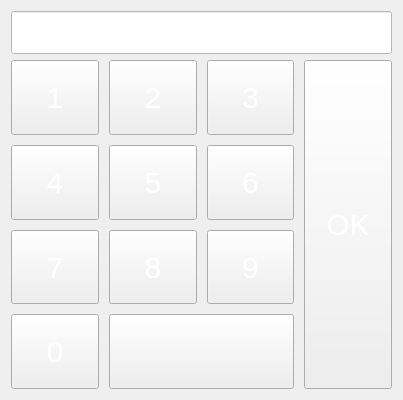
<?xml version="1.0" encoding="UTF-8"?>
<ui version="4.0">
 <class>FormKeyboard</class>
 <widget class="QWidget" name="FormKeyboard">
  <property name="windowModality">
   <enum>Qt::ApplicationModal</enum>
  </property>
  <property name="geometry">
   <rect>
    <x>0</x>
    <y>0</y>
    <width>403</width>
    <height>400</height>
   </rect>
  </property>
  <property name="windowTitle">
   <string>Form</string>
  </property>
  <property name="styleSheet">
   <string notr="true">QWidget
{
	font-size: 30px;	
	border-image: url(:/image/lowerBkg.png);
}

QPushButton
{
    border-image: url(:/image/btnG.png);
	color: white;
}

QPushButton:pressed
{
    border-image: url(:/image/btnR.png);
}</string>
  </property>
  <layout class="QVBoxLayout" name="verticalLayout">
   <item>
    <widget class="QLineEdit" name="lineEdit">
     <property name="minimumSize">
      <size>
       <width>0</width>
       <height>40</height>
      </size>
     </property>
     <property name="styleSheet">
      <string notr="true">background-color: rgb(255, 255, 255);
color: rgb(255, 0, 0);
font: 25pt &quot;微软雅黑&quot;;
border-image: url(&quot;&quot;);</string>
     </property>
    </widget>
   </item>
   <item>
    <layout class="QGridLayout" name="gridLayout">
     <property name="spacing">
      <number>10</number>
     </property>
     <item row="4" column="0">
      <widget class="QPushButton" name="pushButton_0">
       <property name="sizePolicy">
        <sizepolicy hsizetype="Minimum" vsizetype="Minimum">
         <horstretch>0</horstretch>
         <verstretch>0</verstretch>
        </sizepolicy>
       </property>
       <property name="text">
        <string>0</string>
       </property>
      </widget>
     </item>
     <item row="2" column="0">
      <widget class="QPushButton" name="pushButton_4">
       <property name="sizePolicy">
        <sizepolicy hsizetype="Minimum" vsizetype="Minimum">
         <horstretch>0</horstretch>
         <verstretch>0</verstretch>
        </sizepolicy>
       </property>
       <property name="text">
        <string>4</string>
       </property>
      </widget>
     </item>
     <item row="1" column="4" rowspan="4">
      <widget class="QPushButton" name="pushButton_OK">
       <property name="sizePolicy">
        <sizepolicy hsizetype="Minimum" vsizetype="Minimum">
         <horstretch>0</horstretch>
         <verstretch>0</verstretch>
        </sizepolicy>
       </property>
       <property name="styleSheet">
        <string notr="true"/>
       </property>
       <property name="text">
        <string>OK</string>
       </property>
      </widget>
     </item>
     <item row="3" column="0">
      <widget class="QPushButton" name="pushButton_7">
       <property name="sizePolicy">
        <sizepolicy hsizetype="Minimum" vsizetype="Minimum">
         <horstretch>0</horstretch>
         <verstretch>0</verstretch>
        </sizepolicy>
       </property>
       <property name="text">
        <string>7</string>
       </property>
      </widget>
     </item>
     <item row="1" column="1">
      <widget class="QPushButton" name="pushButton_2">
       <property name="sizePolicy">
        <sizepolicy hsizetype="Minimum" vsizetype="Minimum">
         <horstretch>0</horstretch>
         <verstretch>0</verstretch>
        </sizepolicy>
       </property>
       <property name="text">
        <string>2</string>
       </property>
      </widget>
     </item>
     <item row="3" column="2">
      <widget class="QPushButton" name="pushButton_9">
       <property name="sizePolicy">
        <sizepolicy hsizetype="Minimum" vsizetype="Minimum">
         <horstretch>0</horstretch>
         <verstretch>0</verstretch>
        </sizepolicy>
       </property>
       <property name="text">
        <string>9</string>
       </property>
      </widget>
     </item>
     <item row="1" column="2">
      <widget class="QPushButton" name="pushButton_3">
       <property name="sizePolicy">
        <sizepolicy hsizetype="Minimum" vsizetype="Minimum">
         <horstretch>0</horstretch>
         <verstretch>0</verstretch>
        </sizepolicy>
       </property>
       <property name="text">
        <string>3</string>
       </property>
      </widget>
     </item>
     <item row="3" column="1">
      <widget class="QPushButton" name="pushButton_8">
       <property name="sizePolicy">
        <sizepolicy hsizetype="Minimum" vsizetype="Minimum">
         <horstretch>0</horstretch>
         <verstretch>0</verstretch>
        </sizepolicy>
       </property>
       <property name="text">
        <string>8</string>
       </property>
      </widget>
     </item>
     <item row="1" column="0">
      <widget class="QPushButton" name="pushButton_1">
       <property name="sizePolicy">
        <sizepolicy hsizetype="Minimum" vsizetype="Minimum">
         <horstretch>0</horstretch>
         <verstretch>0</verstretch>
        </sizepolicy>
       </property>
       <property name="text">
        <string>1</string>
       </property>
      </widget>
     </item>
     <item row="2" column="1">
      <widget class="QPushButton" name="pushButton_5">
       <property name="sizePolicy">
        <sizepolicy hsizetype="Minimum" vsizetype="Minimum">
         <horstretch>0</horstretch>
         <verstretch>0</verstretch>
        </sizepolicy>
       </property>
       <property name="text">
        <string>5</string>
       </property>
      </widget>
     </item>
     <item row="2" column="2">
      <widget class="QPushButton" name="pushButton_6">
       <property name="sizePolicy">
        <sizepolicy hsizetype="Minimum" vsizetype="Minimum">
         <horstretch>0</horstretch>
         <verstretch>0</verstretch>
        </sizepolicy>
       </property>
       <property name="text">
        <string>6</string>
       </property>
      </widget>
     </item>
     <item row="4" column="1" colspan="2">
      <widget class="QPushButton" name="pushButton_C">
       <property name="sizePolicy">
        <sizepolicy hsizetype="Minimum" vsizetype="Minimum">
         <horstretch>0</horstretch>
         <verstretch>0</verstretch>
        </sizepolicy>
       </property>
       <property name="styleSheet">
        <string notr="true">border-image: url(:/image/backspace.png);</string>
       </property>
       <property name="text">
        <string/>
       </property>
      </widget>
     </item>
    </layout>
   </item>
  </layout>
 </widget>
 <resources/>
 <connections/>
</ui>
